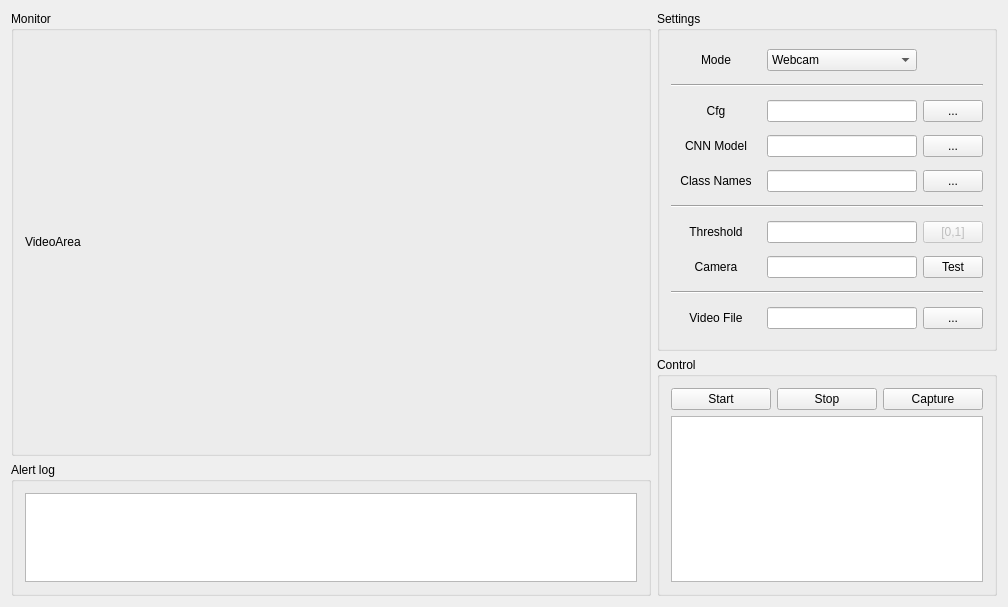
<?xml version="1.0" encoding="UTF-8"?>
<ui version="4.0">
 <class>MainWindow</class>
 <widget class="QMainWindow" name="MainWindow">
  <property name="geometry">
   <rect>
    <x>0</x>
    <y>0</y>
    <width>1008</width>
    <height>607</height>
   </rect>
  </property>
  <property name="windowTitle">
   <string>MainWindow</string>
  </property>
  <widget class="QWidget" name="centralWidget">
   <layout class="QHBoxLayout" name="horizontalLayout_9">
    <item>
     <layout class="QVBoxLayout" name="verticalLayout_4">
      <item>
       <widget class="QGroupBox" name="groupBox">
        <property name="title">
         <string>Monitor</string>
        </property>
        <layout class="QVBoxLayout" name="verticalLayout_3">
         <item>
          <widget class="QLabel" name="labelImage">
           <property name="minimumSize">
            <size>
             <width>600</width>
             <height>400</height>
            </size>
           </property>
           <property name="text">
            <string>VideoArea</string>
           </property>
          </widget>
         </item>
        </layout>
       </widget>
      </item>
      <item>
       <widget class="QGroupBox" name="groupBox_4">
        <property name="maximumSize">
         <size>
          <width>16777215</width>
          <height>250</height>
         </size>
        </property>
        <property name="title">
         <string>Alert log</string>
        </property>
        <layout class="QVBoxLayout" name="verticalLayout_5">
         <item>
          <widget class="QTextEdit" name="teDetectionLog"/>
         </item>
        </layout>
       </widget>
      </item>
     </layout>
    </item>
    <item>
     <layout class="QVBoxLayout" name="verticalLayout_2">
      <item>
       <widget class="QGroupBox" name="groupBox_2">
        <property name="minimumSize">
         <size>
          <width>340</width>
          <height>340</height>
         </size>
        </property>
        <property name="maximumSize">
         <size>
          <width>340</width>
          <height>340</height>
         </size>
        </property>
        <property name="title">
         <string>Settings</string>
        </property>
        <layout class="QVBoxLayout" name="verticalLayout">
         <item>
          <layout class="QHBoxLayout" name="horizontalLayout">
           <item>
            <widget class="QLabel" name="label_6">
             <property name="sizePolicy">
              <sizepolicy hsizetype="Minimum" vsizetype="Minimum">
               <horstretch>0</horstretch>
               <verstretch>0</verstretch>
              </sizepolicy>
             </property>
             <property name="minimumSize">
              <size>
               <width>90</width>
               <height>0</height>
              </size>
             </property>
             <property name="maximumSize">
              <size>
               <width>90</width>
               <height>16777215</height>
              </size>
             </property>
             <property name="layoutDirection">
              <enum>Qt::LeftToRight</enum>
             </property>
             <property name="text">
              <string>Mode</string>
             </property>
             <property name="alignment">
              <set>Qt::AlignCenter</set>
             </property>
            </widget>
           </item>
           <item>
            <widget class="QComboBox" name="comboBoxMode">
             <property name="sizePolicy">
              <sizepolicy hsizetype="Fixed" vsizetype="Fixed">
               <horstretch>0</horstretch>
               <verstretch>0</verstretch>
              </sizepolicy>
             </property>
             <property name="minimumSize">
              <size>
               <width>150</width>
               <height>0</height>
              </size>
             </property>
             <property name="maximumSize">
              <size>
               <width>150</width>
               <height>16777215</height>
              </size>
             </property>
             <item>
              <property name="text">
               <string>Webcam</string>
              </property>
             </item>
             <item>
              <property name="text">
               <string>Local Video</string>
              </property>
             </item>
            </widget>
           </item>
           <item>
            <spacer name="horizontalSpacer">
             <property name="orientation">
              <enum>Qt::Horizontal</enum>
             </property>
             <property name="sizeHint" stdset="0">
              <size>
               <width>40</width>
               <height>20</height>
              </size>
             </property>
            </spacer>
           </item>
          </layout>
         </item>
         <item>
          <widget class="Line" name="line_2">
           <property name="orientation">
            <enum>Qt::Horizontal</enum>
           </property>
          </widget>
         </item>
         <item>
          <layout class="QHBoxLayout" name="horizontalLayout_2">
           <item>
            <widget class="QLabel" name="label">
             <property name="sizePolicy">
              <sizepolicy hsizetype="Minimum" vsizetype="Minimum">
               <horstretch>0</horstretch>
               <verstretch>0</verstretch>
              </sizepolicy>
             </property>
             <property name="minimumSize">
              <size>
               <width>90</width>
               <height>0</height>
              </size>
             </property>
             <property name="maximumSize">
              <size>
               <width>90</width>
               <height>16777215</height>
              </size>
             </property>
             <property name="layoutDirection">
              <enum>Qt::LeftToRight</enum>
             </property>
             <property name="text">
              <string>Cfg</string>
             </property>
             <property name="alignment">
              <set>Qt::AlignCenter</set>
             </property>
            </widget>
           </item>
           <item>
            <widget class="QLineEdit" name="leCfgFile">
             <property name="sizePolicy">
              <sizepolicy hsizetype="Fixed" vsizetype="Fixed">
               <horstretch>0</horstretch>
               <verstretch>0</verstretch>
              </sizepolicy>
             </property>
             <property name="minimumSize">
              <size>
               <width>150</width>
               <height>0</height>
              </size>
             </property>
             <property name="maximumSize">
              <size>
               <width>150</width>
               <height>16777215</height>
              </size>
             </property>
            </widget>
           </item>
           <item>
            <widget class="QPushButton" name="btnSettingCfg">
             <property name="sizePolicy">
              <sizepolicy hsizetype="Minimum" vsizetype="Fixed">
               <horstretch>0</horstretch>
               <verstretch>0</verstretch>
              </sizepolicy>
             </property>
             <property name="minimumSize">
              <size>
               <width>30</width>
               <height>0</height>
              </size>
             </property>
             <property name="maximumSize">
              <size>
               <width>16777215</width>
               <height>16777215</height>
              </size>
             </property>
             <property name="text">
              <string>...</string>
             </property>
            </widget>
           </item>
          </layout>
         </item>
         <item>
          <layout class="QHBoxLayout" name="horizontalLayout_3">
           <item>
            <widget class="QLabel" name="label_2">
             <property name="sizePolicy">
              <sizepolicy hsizetype="Minimum" vsizetype="Minimum">
               <horstretch>0</horstretch>
               <verstretch>0</verstretch>
              </sizepolicy>
             </property>
             <property name="minimumSize">
              <size>
               <width>90</width>
               <height>0</height>
              </size>
             </property>
             <property name="maximumSize">
              <size>
               <width>90</width>
               <height>16777215</height>
              </size>
             </property>
             <property name="layoutDirection">
              <enum>Qt::LeftToRight</enum>
             </property>
             <property name="text">
              <string>CNN Model</string>
             </property>
             <property name="alignment">
              <set>Qt::AlignCenter</set>
             </property>
            </widget>
           </item>
           <item>
            <widget class="QLineEdit" name="leCNNModel">
             <property name="sizePolicy">
              <sizepolicy hsizetype="Fixed" vsizetype="Fixed">
               <horstretch>0</horstretch>
               <verstretch>0</verstretch>
              </sizepolicy>
             </property>
             <property name="minimumSize">
              <size>
               <width>150</width>
               <height>0</height>
              </size>
             </property>
             <property name="maximumSize">
              <size>
               <width>150</width>
               <height>16777215</height>
              </size>
             </property>
            </widget>
           </item>
           <item>
            <widget class="QPushButton" name="btnSettingModel">
             <property name="sizePolicy">
              <sizepolicy hsizetype="Minimum" vsizetype="Fixed">
               <horstretch>0</horstretch>
               <verstretch>0</verstretch>
              </sizepolicy>
             </property>
             <property name="minimumSize">
              <size>
               <width>30</width>
               <height>0</height>
              </size>
             </property>
             <property name="maximumSize">
              <size>
               <width>16777215</width>
               <height>16777215</height>
              </size>
             </property>
             <property name="text">
              <string>...</string>
             </property>
            </widget>
           </item>
          </layout>
         </item>
         <item>
          <layout class="QHBoxLayout" name="horizontalLayout_4">
           <item>
            <widget class="QLabel" name="label_5">
             <property name="sizePolicy">
              <sizepolicy hsizetype="Minimum" vsizetype="Minimum">
               <horstretch>0</horstretch>
               <verstretch>0</verstretch>
              </sizepolicy>
             </property>
             <property name="minimumSize">
              <size>
               <width>90</width>
               <height>0</height>
              </size>
             </property>
             <property name="maximumSize">
              <size>
               <width>90</width>
               <height>16777215</height>
              </size>
             </property>
             <property name="layoutDirection">
              <enum>Qt::LeftToRight</enum>
             </property>
             <property name="text">
              <string>Class Names</string>
             </property>
             <property name="alignment">
              <set>Qt::AlignCenter</set>
             </property>
            </widget>
           </item>
           <item>
            <widget class="QLineEdit" name="leClassNames">
             <property name="sizePolicy">
              <sizepolicy hsizetype="Fixed" vsizetype="Fixed">
               <horstretch>0</horstretch>
               <verstretch>0</verstretch>
              </sizepolicy>
             </property>
             <property name="minimumSize">
              <size>
               <width>150</width>
               <height>0</height>
              </size>
             </property>
             <property name="maximumSize">
              <size>
               <width>150</width>
               <height>16777215</height>
              </size>
             </property>
            </widget>
           </item>
           <item>
            <widget class="QPushButton" name="btnSettingNames">
             <property name="sizePolicy">
              <sizepolicy hsizetype="Minimum" vsizetype="Fixed">
               <horstretch>0</horstretch>
               <verstretch>0</verstretch>
              </sizepolicy>
             </property>
             <property name="minimumSize">
              <size>
               <width>30</width>
               <height>0</height>
              </size>
             </property>
             <property name="maximumSize">
              <size>
               <width>16777215</width>
               <height>16777215</height>
              </size>
             </property>
             <property name="text">
              <string>...</string>
             </property>
            </widget>
           </item>
          </layout>
         </item>
         <item>
          <widget class="Line" name="line_3">
           <property name="orientation">
            <enum>Qt::Horizontal</enum>
           </property>
          </widget>
         </item>
         <item>
          <layout class="QHBoxLayout" name="horizontalLayout_5">
           <item>
            <widget class="QLabel" name="label_4">
             <property name="sizePolicy">
              <sizepolicy hsizetype="Minimum" vsizetype="Minimum">
               <horstretch>0</horstretch>
               <verstretch>0</verstretch>
              </sizepolicy>
             </property>
             <property name="minimumSize">
              <size>
               <width>90</width>
               <height>0</height>
              </size>
             </property>
             <property name="maximumSize">
              <size>
               <width>90</width>
               <height>16777215</height>
              </size>
             </property>
             <property name="layoutDirection">
              <enum>Qt::LeftToRight</enum>
             </property>
             <property name="text">
              <string>Threshold</string>
             </property>
             <property name="alignment">
              <set>Qt::AlignCenter</set>
             </property>
            </widget>
           </item>
           <item>
            <widget class="QLineEdit" name="leThreshold">
             <property name="sizePolicy">
              <sizepolicy hsizetype="Fixed" vsizetype="Fixed">
               <horstretch>0</horstretch>
               <verstretch>0</verstretch>
              </sizepolicy>
             </property>
             <property name="minimumSize">
              <size>
               <width>150</width>
               <height>0</height>
              </size>
             </property>
             <property name="maximumSize">
              <size>
               <width>150</width>
               <height>16777215</height>
              </size>
             </property>
            </widget>
           </item>
           <item>
            <widget class="QPushButton" name="pushButton_6">
             <property name="enabled">
              <bool>false</bool>
             </property>
             <property name="minimumSize">
              <size>
               <width>30</width>
               <height>0</height>
              </size>
             </property>
             <property name="maximumSize">
              <size>
               <width>16777215</width>
               <height>16777215</height>
              </size>
             </property>
             <property name="text">
              <string>[0,1]</string>
             </property>
            </widget>
           </item>
          </layout>
         </item>
         <item>
          <layout class="QHBoxLayout" name="horizontalLayout_6">
           <item>
            <widget class="QLabel" name="label_3">
             <property name="sizePolicy">
              <sizepolicy hsizetype="Minimum" vsizetype="Minimum">
               <horstretch>0</horstretch>
               <verstretch>0</verstretch>
              </sizepolicy>
             </property>
             <property name="minimumSize">
              <size>
               <width>90</width>
               <height>0</height>
              </size>
             </property>
             <property name="maximumSize">
              <size>
               <width>90</width>
               <height>16777215</height>
              </size>
             </property>
             <property name="layoutDirection">
              <enum>Qt::LeftToRight</enum>
             </property>
             <property name="text">
              <string>Camera</string>
             </property>
             <property name="alignment">
              <set>Qt::AlignCenter</set>
             </property>
            </widget>
           </item>
           <item>
            <widget class="QLineEdit" name="leCamera">
             <property name="sizePolicy">
              <sizepolicy hsizetype="Fixed" vsizetype="Fixed">
               <horstretch>0</horstretch>
               <verstretch>0</verstretch>
              </sizepolicy>
             </property>
             <property name="minimumSize">
              <size>
               <width>150</width>
               <height>0</height>
              </size>
             </property>
             <property name="maximumSize">
              <size>
               <width>150</width>
               <height>16777215</height>
              </size>
             </property>
            </widget>
           </item>
           <item>
            <widget class="QPushButton" name="btnSettingCamTest">
             <property name="minimumSize">
              <size>
               <width>30</width>
               <height>0</height>
              </size>
             </property>
             <property name="text">
              <string>Test</string>
             </property>
            </widget>
           </item>
          </layout>
         </item>
         <item>
          <widget class="Line" name="line">
           <property name="orientation">
            <enum>Qt::Horizontal</enum>
           </property>
          </widget>
         </item>
         <item>
          <layout class="QHBoxLayout" name="horizontalLayout_7">
           <item>
            <widget class="QLabel" name="label_7">
             <property name="sizePolicy">
              <sizepolicy hsizetype="Minimum" vsizetype="Minimum">
               <horstretch>0</horstretch>
               <verstretch>0</verstretch>
              </sizepolicy>
             </property>
             <property name="minimumSize">
              <size>
               <width>90</width>
               <height>0</height>
              </size>
             </property>
             <property name="maximumSize">
              <size>
               <width>90</width>
               <height>16777215</height>
              </size>
             </property>
             <property name="text">
              <string>Video File</string>
             </property>
             <property name="alignment">
              <set>Qt::AlignCenter</set>
             </property>
            </widget>
           </item>
           <item>
            <widget class="QLineEdit" name="leVideoFile">
             <property name="sizePolicy">
              <sizepolicy hsizetype="Fixed" vsizetype="Fixed">
               <horstretch>0</horstretch>
               <verstretch>0</verstretch>
              </sizepolicy>
             </property>
             <property name="minimumSize">
              <size>
               <width>150</width>
               <height>0</height>
              </size>
             </property>
             <property name="maximumSize">
              <size>
               <width>150</width>
               <height>16777215</height>
              </size>
             </property>
            </widget>
           </item>
           <item>
            <widget class="QPushButton" name="btnSettingVideoFile">
             <property name="minimumSize">
              <size>
               <width>30</width>
               <height>0</height>
              </size>
             </property>
             <property name="text">
              <string>...</string>
             </property>
            </widget>
           </item>
          </layout>
         </item>
        </layout>
       </widget>
      </item>
      <item>
       <widget class="QGroupBox" name="groupBox_3">
        <property name="maximumSize">
         <size>
          <width>340</width>
          <height>16777215</height>
         </size>
        </property>
        <property name="title">
         <string>Control</string>
        </property>
        <layout class="QVBoxLayout" name="verticalLayout_7">
         <item>
          <layout class="QVBoxLayout" name="verticalLayout_6">
           <item>
            <layout class="QHBoxLayout" name="horizontalLayout_8">
             <item>
              <widget class="QPushButton" name="btnCtlStart">
               <property name="text">
                <string>Start</string>
               </property>
              </widget>
             </item>
             <item>
              <widget class="QPushButton" name="btnCtlStop">
               <property name="text">
                <string>Stop</string>
               </property>
              </widget>
             </item>
             <item>
              <widget class="QPushButton" name="btnCtlCapture">
               <property name="text">
                <string>Capture</string>
               </property>
              </widget>
             </item>
            </layout>
           </item>
           <item>
            <widget class="QTextEdit" name="teOperationLog"/>
           </item>
          </layout>
         </item>
        </layout>
       </widget>
      </item>
     </layout>
    </item>
   </layout>
  </widget>
 </widget>
 <layoutdefault spacing="6" margin="11"/>
 <resources/>
 <connections/>
</ui>
